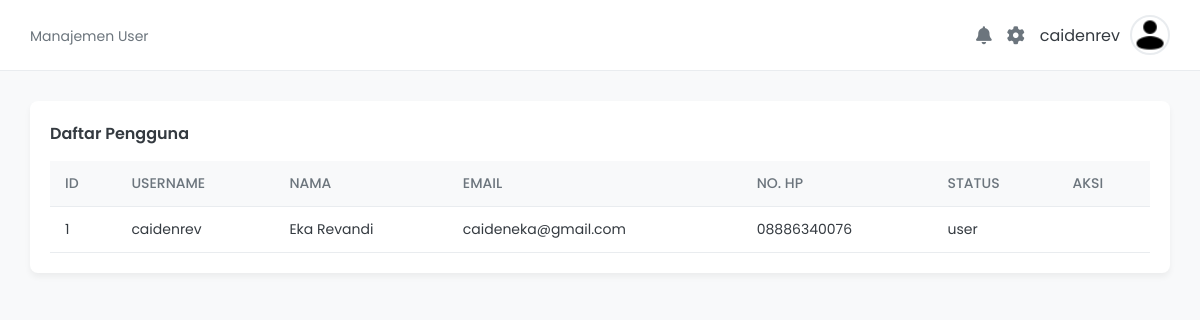
The page /user.php (signed in) on the database its author committed.
### tables this page shows
CREATE TABLE `user` (
  `id_user` int(10) UNSIGNED NOT NULL,
  `username` varchar(50) NOT NULL,
  `nama` varchar(100) NOT NULL,
  `password` varchar(255) NOT NULL,
  `email` varchar(100) NOT NULL,
  `no_hp` varchar(15) NOT NULL,
  `status` enum('admin','user') NOT NULL,
  `profile_pic` varchar(255) DEFAULT 'default-user.png'
);

### user.php (the view, shortened to what this page needs)
<?php
include 'koneksi.php';
$users_query = "SELECT id_user, username, nama, email, no_hp, status FROM user";
$users_data = $conn->query($users_query);
?>
<!DOCTYPE html>
<html lang="id">
<head>
    <link rel="stylesheet" href="style/style.css">
    <link rel="stylesheet" href="https://cdnjs.cloudflare.com/ajax/libs/font-awesome/6.0.0-beta3/css/all.min.css">
</head>
<body>
    <div class="dashboard-container">
        <main class="main-content">
            <header class="top-bar">
                <div class="top-bar-left">
                    <span class="breadcrumb">Manajemen User</span>
                </div>
                <div class="top-bar-right">
                    <a href="#" class="icon-link"><i class="fas fa-bell"></i></a>
                    <a href="#" class="icon-link"><i class="fas fa-cog"></i></a>
                    <div class="user-profile">
                        <span><?php echo htmlspecialchars($_SESSION['username']); ?></span>
                        <img src="logo_user.png" alt="User Profile">
                    </div>
                </div>
            </header>
            <div class="content-wrapper">
                <div class="data-table-container">
                    <div class="table-header">
                        <h4>Daftar Pengguna</h4>
                    </div>
                    <table>
                        <thead>
                            <tr>
                                <th>ID</th>
                                <th>Username</th>
                                <th>Nama</th>
                                <th>Email</th>
                                <th>No. HP</th>
                                <th>Status</th>
                                <th>Aksi</th>
                            </tr>
                        </thead>
                        <tbody>
                            <?php if ($users_data->num_rows > 0): ?>
                            <?php while ($user = $users_data->fetch_assoc()): ?>
                            <tr>
                                <td><?php echo $user['id_user']; ?></td>
                                <td><?php echo $user['username']; ?></td>
                                <td><?php echo $user['nama']; ?></td>
                                <td><?php echo $user['email']; ?></td>
                                <td><?php echo $user['no_hp']; ?></td>
                                <td><?php echo $user['status']; ?></td>
                                <td>
                                    </td>
                            </tr>
                            <?php endwhile; ?>
                            <?php else: ?>
                            <tr>
                                <td colspan="7">Tidak ada user ditemukan.</td>
                            </tr>
                            <?php endif; ?>
                        </tbody>
                    </table>
                </div>
            </div>
        </main>
    </div>
</body>
</html>

### style/style.css (style rules this page uses)
:root { --primary-color: #0d6efd; --secondary-color: #6c757d; --success-color: #28a745; --warning-color: #ffc107; --danger-color: #dc3545; --info-color: #17a2b8; --dark-color: #343a40; --light-bg-color: #f8f9fa; --white-color: #fff; --gray-color: #6c757d; --border-color: #e9ecef; --sidebar-width: 250px; }
* { box-sizing: border-box; margin: 0; padding: 0; font-family: 'Poppins', sans-serif; }
body { background-color: var(--light-bg-color); color: var(--dark-color); }
a { text-decoration: none; color: inherit; }
.dashboard-container { display: flex; min-height: 100vh; }
.main-content { flex-grow: 1; }
.top-bar { display: flex; justify-content: space-between; align-items: center; padding: 15px 30px; background-color: var(--white-color); border-bottom: 1px solid var(--border-color); }
.breadcrumb { font-size: 14px; color: var(--gray-color); }
.top-bar-right { display: flex; align-items: center; gap: 15px; }
.icon-link { font-size: 18px; color: var(--gray-color); }
.user-profile { display: flex; align-items: center; gap: 10px; }
.user-profile img { width: 40px; height: 40px; border-radius: 50%; border: 2px solid var(--border-color); }
.content-wrapper { padding: 30px; }
.data-table-container { background-color: var(--white-color); border-radius: 8px; box-shadow: 0 4px 6px rgba(0, 0, 0, 0.05); padding: 20px; }
.table-header { display: flex; justify-content: space-between; align-items: center; margin-bottom: 15px; }
.table-header h4 { font-size: 16px; font-weight: 600; }
table { width: 100%; border-collapse: collapse; font-size: 14px; }
thead th { text-align: left; padding: 12px 15px; background-color: var(--light-bg-color); color: var(--gray-color); font-weight: 500; text-transform: uppercase; border-bottom: 1px solid var(--border-color); }
tbody tr { border-bottom: 1px solid var(--border-color); transition: background-color 0.2s ease; }
tbody td { padding: 12px 15px; }

### rows shown on the page
user: id_user "1", username "caidenrev", nama "Eka Revandi", email "caideneka@gmail.com", no_hp "08886340076", status "user"

### other values the page prints
$_SESSION['username'] "caidenrev"
